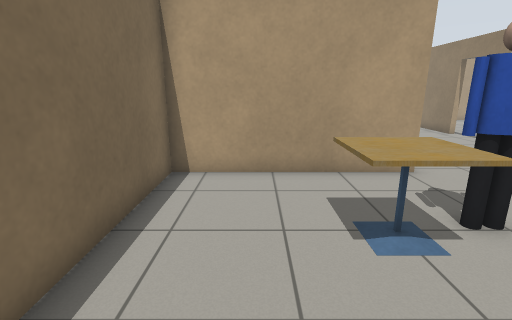
[1] (above)

19 first-person views from a walk through a Gazebo world. The camera is 1.2 m above the floor, tilts 14° down and sees 85° across. The lines on the ground mark 1 m squares. The floor is counted in squares, 0.5 m on a side. Each view is taken from the middle of a square. On the plan, view 1 faces up. The plan holds only what a view shows up to about 18 squares ahead; the rest is blank. Simple shapes stand in for some stock models.

[2]
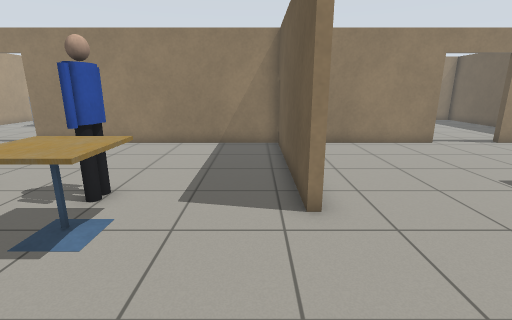

[3]
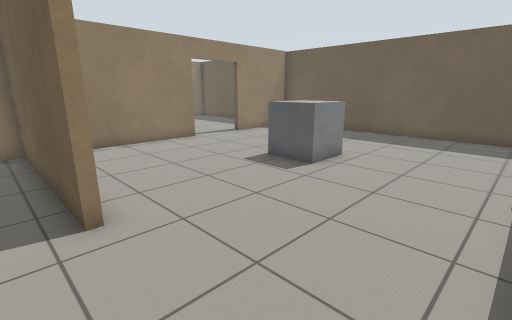

[4]
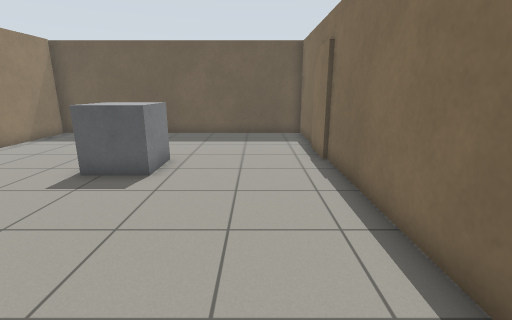

[5]
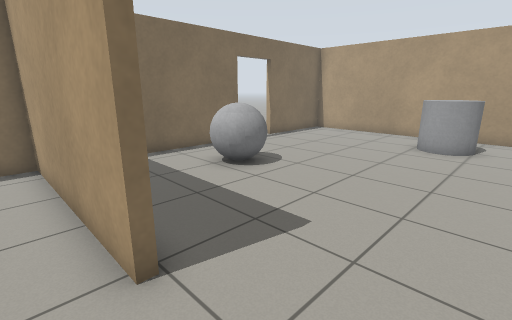

[6]
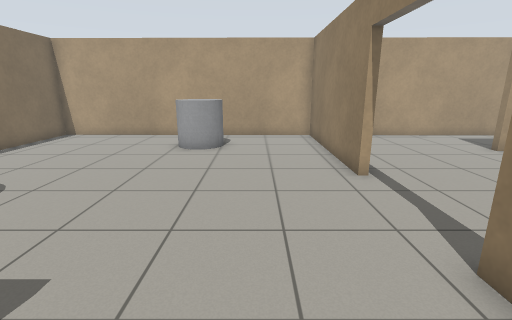

[7]
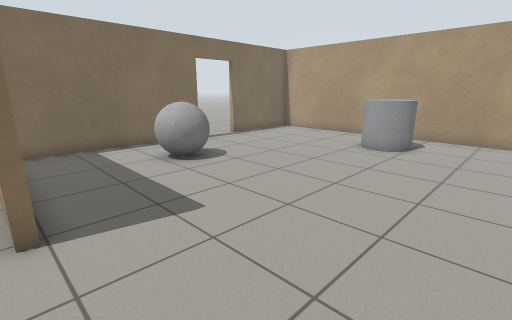

[8]
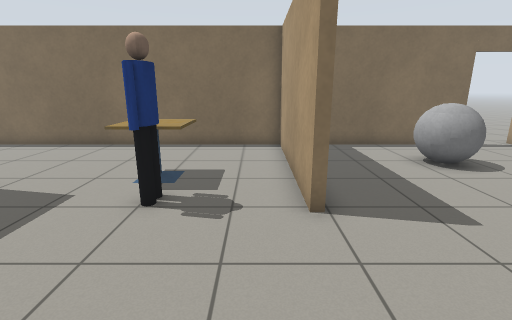

[9]
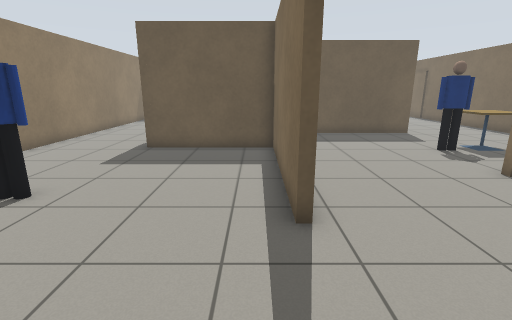

[10]
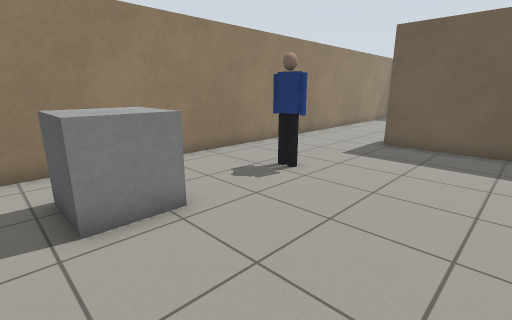

[11]
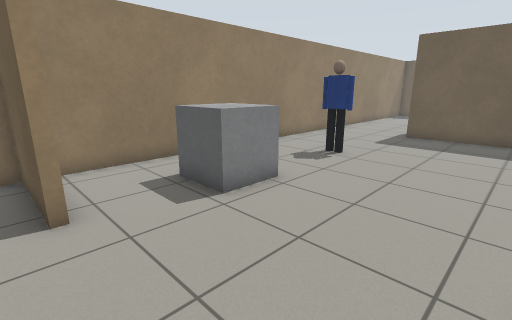

[12]
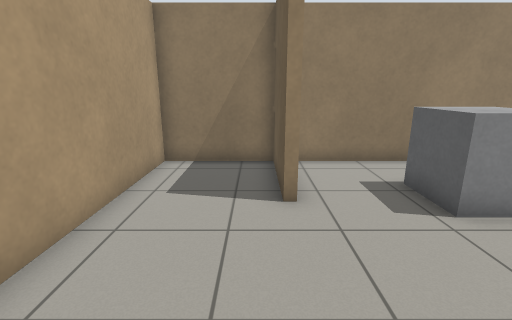

[13]
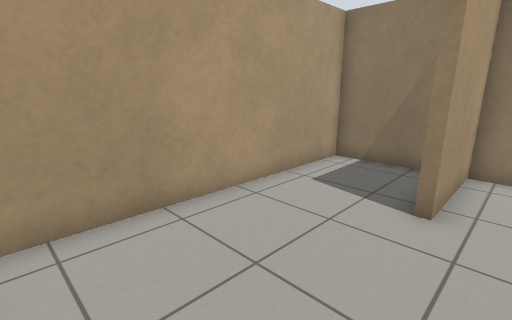

[14]
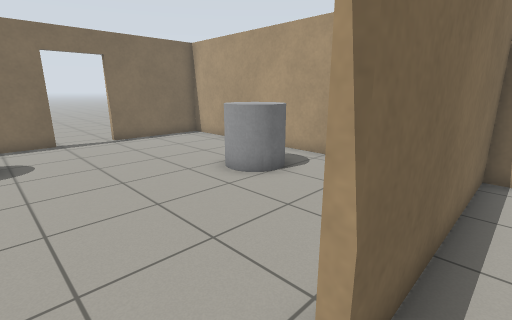

[15]
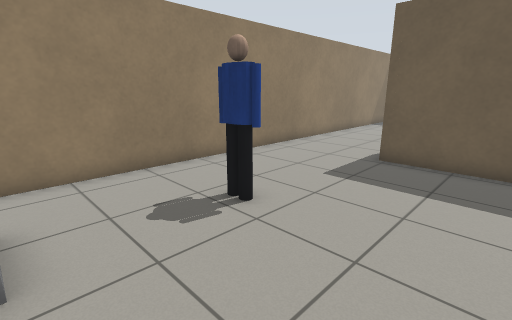

[16]
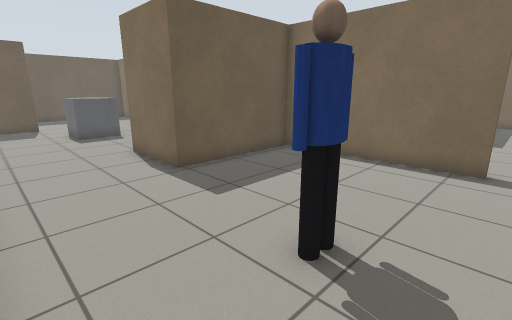

[17]
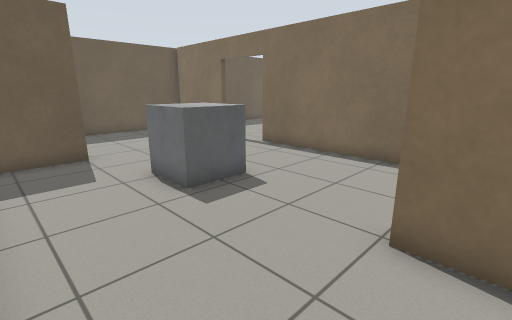

[18]
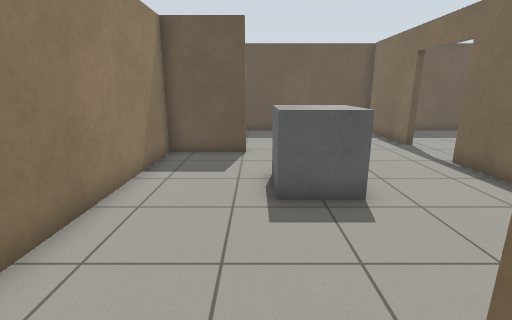

[19]
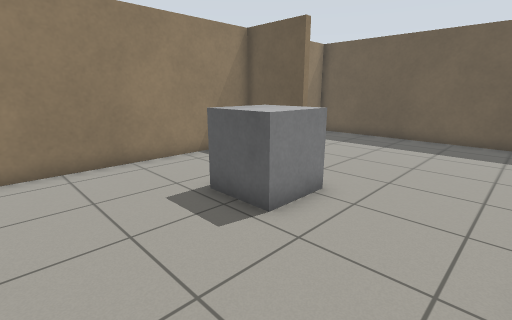

### Floor plan
Ten units are one square. View 1 is at (0, 0); x grows to the right and y downward. Boxes are objects, and circles mark ways between rooms. Rooms are numbered by the first view taken in them; rooms with no view inside come last. Other rooms are left out.
<svg viewBox="-35 -239 255 395">
<path fill="none" stroke="#000" d="M31 0 110 0 110 -113M48 -85 48 -81 -25 -81 -25 151 110 151M110 74 110 22M110 -158 110 -233 -25 -234 -25 -186M-25 -164 -25 -89M110 149 110 104M113 -113 113 -42 167 -42 167 -6M215 4 215 -191 178 -191 178 -194 215 -194 215 -232 113 -233 113 -158M184 89 215 89 215 4M113 104 113 149M113 9 113 74M110 151 215 151 215 136"/>
<rect x="-5" y="-145" width="30" height="20" fill="#bbb"><title>grey ball</title></rect>
<rect x="15" y="-55" width="20" height="20" fill="#bbb"><title>cafe table</title></rect>
<rect x="25" y="65" width="30" height="20" fill="#bbb"><title>grey box</title></rect>
<rect x="35" y="-55" width="10" height="10" fill="#bbb"><title>person</title></rect>
<rect x="45" y="-215" width="20" height="20" fill="#bbb"><title>grey cylinder</title></rect>
<rect x="165" y="-105" width="20" height="10" fill="#bbb"><title>person</title></rect>
<rect x="165" y="-165" width="30" height="30" fill="#bbb"><title>grey box</title></rect>
<rect x="155" y="35" width="20" height="30" fill="#bbb"><title>grey box</title></rect>
<circle cx="110" cy="-135" r="3" fill="#2a7"/>
<circle cx="110" cy="90" r="3" fill="#2a7"/>
<circle cx="190" cy="0" r="3" fill="#2a7"/>
<text x="40" y="-40">1</text>
<text x="170" y="-120">2</text>
<text x="160" y="60">3</text>
</svg>
Room 1 opens to room 2. Room 1 opens to room 3. Room 2 opens to room 3.

Where each view was taken, in squares from view 1:
view 1: 0 up, 0 right, facing up
view 2: 1 up, 2 left, facing right
view 3: 1 up, 2 left, facing down-right
view 4: 1 up, 0 right, facing down
view 5: 7 up, 8 right, facing up-left
view 6: 8 up, 8 right, facing up
view 7: 8 up, 10 right, facing up-left
view 8: 7 up, 10 right, facing left
view 9: 16 up, 12 right, facing down
view 10: 17 up, 12 right, facing down-right
view 11: 20 up, 12 right, facing down-right
view 12: 20 up, 12 right, facing right
view 13: 18 up, 12 right, facing up-right
view 14: 14 up, 12 right, facing up-left
view 15: 14 up, 13 right, facing down-right
view 16: 12 up, 21 right, facing down-left
view 17: 2 up, 21 right, facing down-left
view 18: 2 up, 18 right, facing down
view 19: 0 up, 12 right, facing down-right
